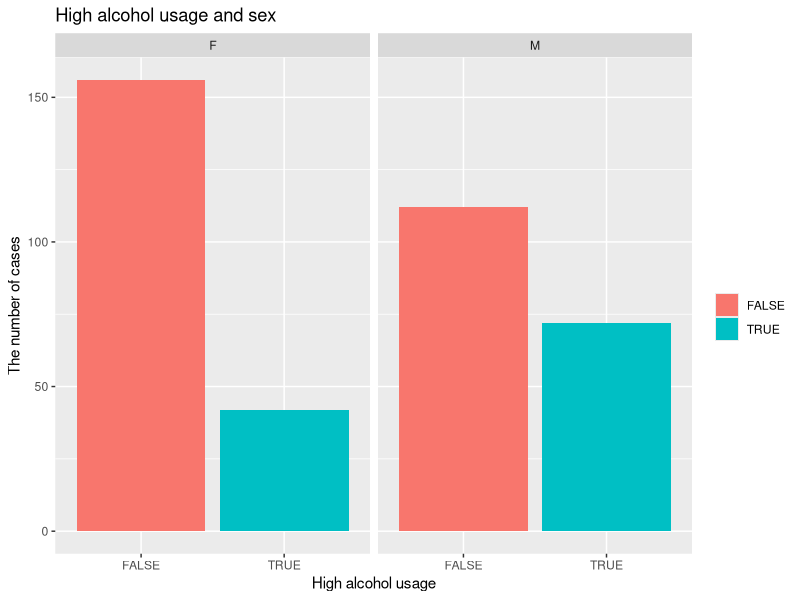
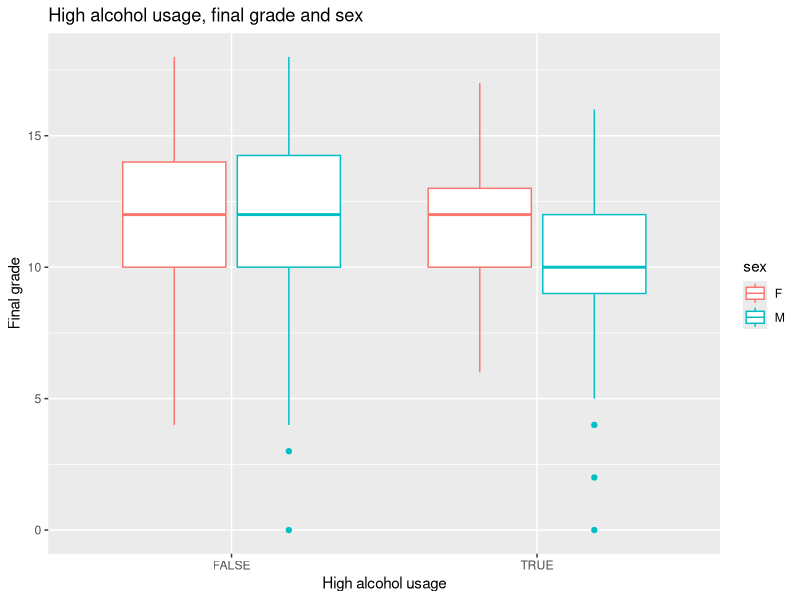
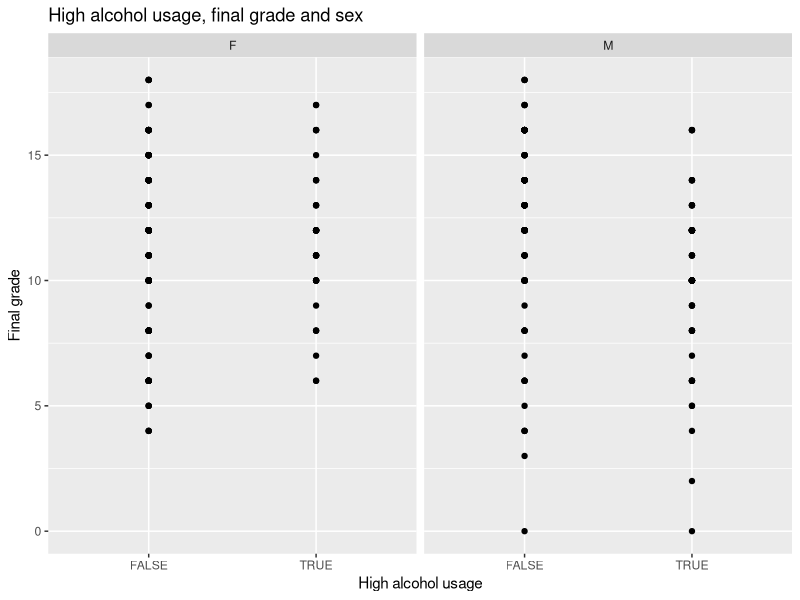
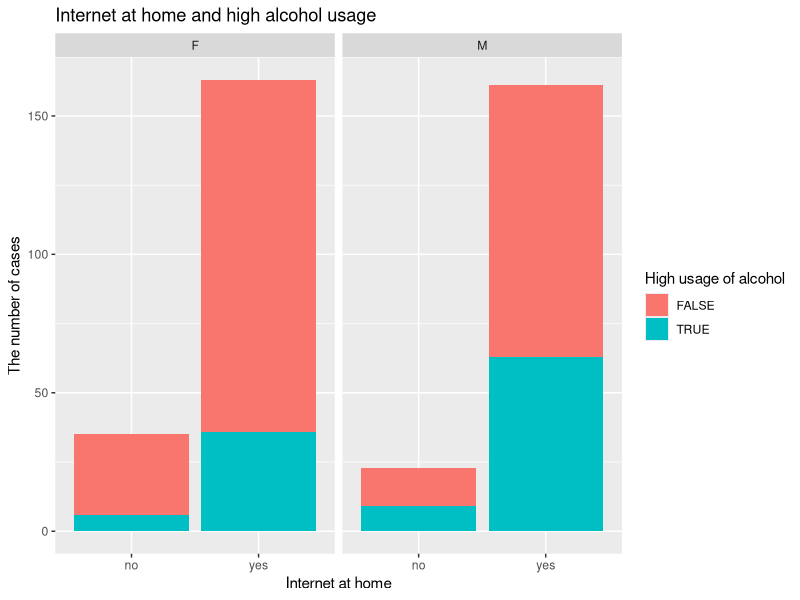
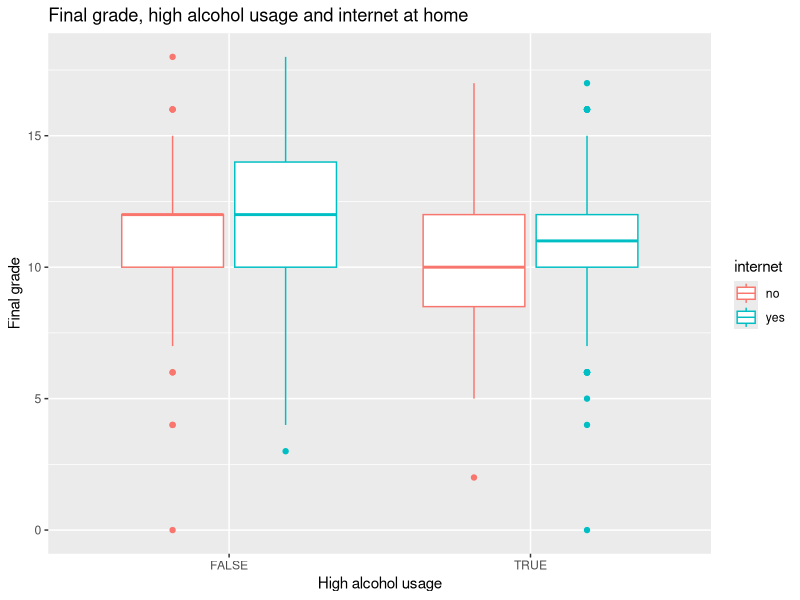
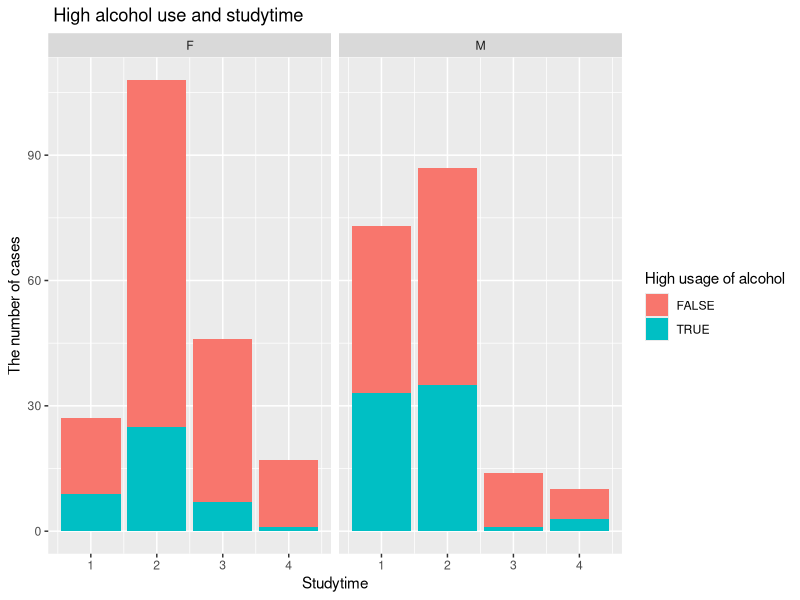

Source code (R) for these figures, in order:
## ---- chunk 1
### Install the packages which are needed
### install.packages("ggplot2")
library(ggplot2)

### install.packages("GGally")
library(GGally)
## ---- chunk 2
### Load in the dplyr library that has many usefule functions for data wrangling
library(dplyr)
## ---- chunk 3

alc <- read.table("data/alc_mod.csv", header= TRUE, sep=",")
alc_orig <- alc
## ---- chunk 4
colnames(alc)
dim(alc)
### str(alc)
## ---- chunk 5
head(alc, 0) %>% str()
## ---- chunk 6
alc1 <- alc %>% group_by(sex, high_use) %>% summarise(count = n(), mean_grade= mean(G3))
alc1
## ---- chunk 7
ggplot(alc_orig, aes(x= high_use, fill=high_use)) + geom_bar() + facet_grid(. ~ sex) + ggtitle("High alcohol usage and sex") + ylab("The number of cases") + xlab("High alcohol usage") + guides(fill=guide_legend(title=""))
## ---- chunk 8
# initialize a plot of high_use and G3
g1 <- ggplot(alc, aes(x = high_use, y = G3, col=sex))

# define the plot as a boxplot and draw it
g1 + geom_boxplot() + ylab("Final grade") + xlab("High alcohol usage") + ggtitle("High alcohol usage, final grade and sex")
#g1 <- ggplot(alc, aes(x = high_use, y = G3, col=sex))
#g1 + geom_boxplot() + ylab("grade")
# initialise a plot of high_use and absences
#g2 <- ggplot(alc, aes(x = high_use, y = absences, col=sex)) 
#g2 <- g2 + geom_boxplot() + ylab("absences")
#g2
# define the plot as a boxplot and draw it
#g2 + ggtitle("Student absences by alcohol consumption and sex")
## ---- chunk 9
ggplot(alc_orig, aes(x= factor(high_use), y=G3)) + geom_point() + facet_grid(. ~ sex) + stat_smooth(method="lm", col="red") + ggtitle("High alcohol usage, final grade and sex") + ylab("Final grade") + xlab("High alcohol usage") 

#ggplot(alc_orig, aes(x= G3, y=factor(high_use))) + geom_point() + facet_grid(. ~ sex) + #stat_smooth(method="lm", col="red") + ggtitle("Final grade vs. high alcohol use") 




## ---- chunk 10
alc2 <- alc %>% group_by(internet, high_use) %>% summarise(count = n(), mean_grade= mean(G3))
alc2
## ---- chunk 11

## From the barplot below we can see, that internet at home doesn't affect alcohol usage
ggplot(alc_orig, aes(x= internet, fill=high_use)) + geom_bar() + facet_grid(. ~ sex) + ggtitle("Internet at home and high alcohol usage") + ylab("The number of cases") + xlab("Internet at home") + guides(fill=guide_legend(title="High usage of alcohol"))
## ---- chunk 12
# initialize a plot of high_use and G3
g1 <- ggplot(alc, aes(x = high_use, y = G3, col=internet))

# define the plot as a boxplot and draw it
g1 + geom_boxplot() + ylab("Final grade") + xlab("High alcohol usage") + ggtitle("Final grade, high alcohol usage and internet at home") + guides(fill=guide_legend(title="Internet at home"))
#g1 <- ggplot(alc, aes(x = high_use, y = G3, col=sex))
#g1 + geom_boxplot() + ylab("grade")
# initialise a plot of high_use and absences
#g2 <- ggplot(alc, aes(x = high_use, y = absences, col=sex)) 
#g2 <- g2 + geom_boxplot() + ylab("absences")
#g2
# define the plot as a boxplot and draw it
#g2 + ggtitle("Student absences by alcohol consumption and sex")
## ---- chunk 13
alc3 <- alc %>% group_by(studytime, high_use) %>% summarise(count = n(), mean_grade= mean(G3))
alc3
## ---- chunk 14
## From the barplot below we can see, that internet at home doesn't affect alcohol usage
ggplot(alc_orig, aes(x= studytime, fill=high_use)) + geom_bar() + facet_grid(. ~ sex) + ggtitle(" High alcohol use and studytime ") + xlab("Studytime") + ylab("The number of cases") + guides(fill=guide_legend(title="High usage of alcohol"))
## ---- chunk 15

## ---- chunk 16
# find the model with glm()
m <- glm(high_use ~ sex + internet + studytime + G3, data = alc, family = "binomial")
summary(m)
## ---- chunk 17
coef(m)
## ---- chunk 18
OR <- coef(m) %>% exp
OR
CI <- confint(m)%>% exp
## ---- chunk 19
cbind(OR, CI)
## ---- chunk 20
# fit the model
m2 <- glm(high_use ~ sex+ studytime, data = alc, family = "binomial")
# predict() the probability of high_use
probabilities <- predict(m2, type = "response")
# add the predicted probabilities to 'alc'
alc <- mutate(alc, probability = probabilities)
# use the probabilities to make a prediction of high_use
alc <- mutate(alc, prediction = probability>0.5)
# tabulate the target variable versus the predictions
table(high_use = alc$high_use, prediction = alc$prediction)
dim(alc)
pratio <- (268*100/382)
pratio
#alc

# initialize a plot of 'high_use' versus 'probability' in 'alc'
#g <- ggplot(alc, aes(x = probability, y = high_use, col=prediction))

# define the geom as points and draw the plot
#g + geom_point()
# tabulate the target variable versus the predictions
table(high_use = alc$high_use, prediction = alc$prediction) %>% prop.table()%>%addmargins() 
## ---- chunk 21
knitr::opts_chunk$set(echo = TRUE)
